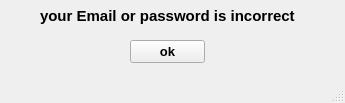
<?xml version="1.0" encoding="UTF-8"?>
<ui version="4.0">
 <class>MainWindow</class>
 <widget class="QMainWindow" name="MainWindow">
  <property name="geometry">
   <rect>
    <x>0</x>
    <y>0</y>
    <width>345</width>
    <height>103</height>
   </rect>
  </property>
  <property name="windowTitle">
   <string>error</string>
  </property>
  <property name="windowIcon">
   <iconset>
    <normaloff>C:/Users/Naglaa/Desktop/49-496199_icons-envelope-computer-mail-message-email-email-icon.png</normaloff>C:/Users/Naglaa/Desktop/49-496199_icons-envelope-computer-mail-message-email-email-icon.png</iconset>
  </property>
  <widget class="QWidget" name="centralwidget">
   <widget class="QLabel" name="label">
    <property name="geometry">
     <rect>
      <x>40</x>
      <y>0</y>
      <width>271</width>
      <height>31</height>
     </rect>
    </property>
    <property name="font">
     <font>
      <pointsize>11</pointsize>
      <weight>75</weight>
      <bold>true</bold>
     </font>
    </property>
    <property name="text">
     <string>your Email or password is incorrect</string>
    </property>
   </widget>
   <widget class="QPushButton" name="pushButton">
    <property name="geometry">
     <rect>
      <x>130</x>
      <y>40</y>
      <width>75</width>
      <height>23</height>
     </rect>
    </property>
    <property name="font">
     <font>
      <pointsize>10</pointsize>
      <weight>75</weight>
      <bold>true</bold>
     </font>
    </property>
    <property name="text">
     <string>ok</string>
    </property>
   </widget>
  </widget>
  <widget class="QMenuBar" name="menubar">
   <property name="geometry">
    <rect>
     <x>0</x>
     <y>0</y>
     <width>345</width>
     <height>21</height>
    </rect>
   </property>
  </widget>
  <widget class="QStatusBar" name="statusbar"/>
 </widget>
 <resources/>
 <connections/>
</ui>
